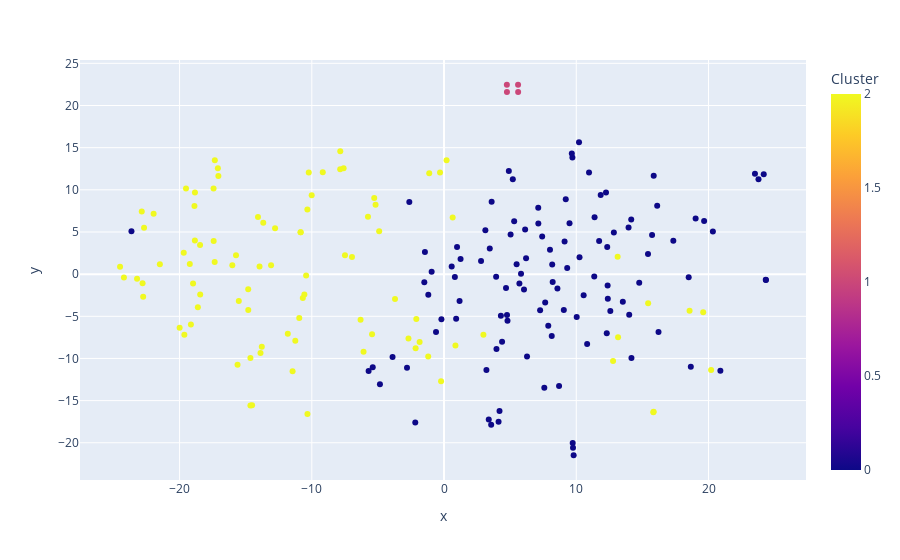

The notebook cell saved with this chart:
### Code cell
import plotly.express as px

# Assuming you've performed TSNE and have your DataFrame ready
df_vis = pd.DataFrame({
    'x': x,
    'y': y,
    'Cluster': complete_emebed_party.Cluster_experiment,
    'SchoolName': complete_emebed_party.schoolname,
    'DistrictPoliticalAffiliation': complete_emebed_party.district_majority_party,
    'CharterPoliticalAffiliation':complete_emebed_party.charter_majority_party  # Replace with your actual column
})

fig = px.scatter(df_vis, x='x', y='y', color='Cluster', hover_data=['SchoolName', 'DistrictPoliticalAffiliation','CharterPoliticalAffiliation'])

fig.show()

### Figure 1 — Plotly figure (JSON) as saved in the notebook; plotly's stock layout.template omitted (floating-point values rounded to 4 significant figures; data arrays with more than 128 entries replaced by an {"elided": "..."} marker saying what was removed)
{"data": [{"customdata": {"elided": "206x3 str values"}, "hovertemplate": "x=%{x}<br>y=%{y}<br>SchoolName=%{customdata[0]}<br>DistrictPoliticalAffiliation=%{customdata[1]}<br>CharterPoliticalAffiliation=%{customdata[2]}<br>Cluster=%{marker.color}<extra></extra>", "legendgroup": "", "marker": {"color": {"elided": "206 int values"}, "coloraxis": "coloraxis", "symbol": "circle"}, "mode": "markers", "name": "", "orientation": "v", "showlegend": false, "type": "scatter", "x": {"elided": "206 float values"}, "xaxis": "x", "y": {"elided": "206 float values"}, "yaxis": "y"}], "layout": {"coloraxis": {"colorbar": {"title": {"text": "Cluster"}}, "colorscale": [[0, "#0d0887"], [0.1111, "#46039f"], [0.2222, "#7201a8"], [0.3333, "#9c179e"], [0.4444, "#bd3786"], [0.5556, "#d8576b"], [0.6667, "#ed7953"], [0.7778, "#fb9f3a"], [0.8889, "#fdca26"], [1, "#f0f921"]]}, "legend": {"tracegroupgap": 0}, "margin": {"t": 60}, "xaxis": {"anchor": "y", "domain": [0, 1], "title": {"text": "x"}}, "yaxis": {"anchor": "x", "domain": [0, 1], "title": {"text": "y"}}}}
